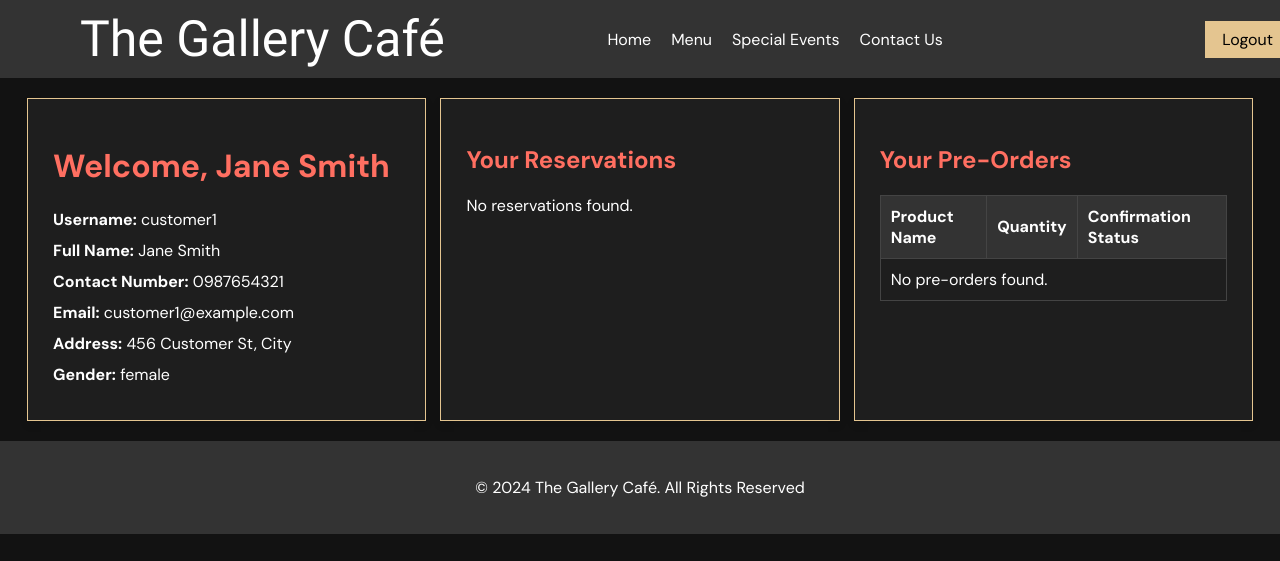
Page /profile.php (signed in) on the committed database.
### tables this page shows
CREATE TABLE `customers` (
  `id` int(11) NOT NULL,
  `username` varchar(255) NOT NULL,
  `password` varchar(255) NOT NULL,
  `full_name` varchar(255) NOT NULL,
  `contact_number` varchar(20) NOT NULL,
  `email` varchar(255) NOT NULL,
  `address` text NOT NULL,
  `gender` varchar(10) NOT NULL
);

### profile.php (the view, shortened to what this page needs)
<?php
include('admin/db_connect.php');
$customer_name = $_SESSION['username'];
$sql = "SELECT * FROM customers WHERE username = '$customer_name'";
$result = $conn->query($sql);
if ($result->num_rows > 0) {
    $user = $result->fetch_assoc();
} else {
    echo "User not found.";
    exit();
}
$sql = "SELECT * FROM reservations WHERE customer_name = '".$user['full_name']."'";
$reservation_result = $conn->query($sql);
$sql_pre_orders = "SELECT pre_orders.id, menu.name AS product_name, pre_orders.quantity, pre_orders.status
                   FROM pre_orders
                   JOIN menu ON pre_orders.product_id = menu.id
                   WHERE pre_orders.customer_name = '$customer_name'";
$result_pre_orders = mysqli_query($conn, $sql_pre_orders);
?>
<!DOCTYPE html>
<html lang="en">
<head>
</head>
<body>
<header>
        <nav class="navbar">
            <div class="logo">The Gallery Café</div>
            <ul class="nav-menu">
                <li><a href="customer_dashboard.php">Home</a></li>
                <li><a href="view_products_customer.php">Menu</a></li>
                <li><a href="special_events.php">Special Events</a></li>
                <li><a href="contact_us.php">Contact Us</a></li>
            </ul>
                <a class="logout" href="logout.php">Logout</a>
        </nav>
    </header>
    <div class="container">
        <div class="profile card">
            <h1>Welcome, <?php echo $user['full_name']; ?></h1>
            <p><strong>Username:</strong> <?php echo $user['username']; ?></p>
            <p><strong>Full Name:</strong> <?php echo $user['full_name']; ?></p>
            <p><strong>Contact Number:</strong> <?php echo $user['contact_number']; ?></p>
            <p><strong>Email:</strong> <?php echo $user['email']; ?></p>
            <p><strong>Address:</strong> <?php echo $user['address']; ?></p>
            <p><strong>Gender:</strong> <?php echo $user['gender']; ?></p>
        </div>
        <div class="reservations card">
            <h2>Your Reservations</h2>
            <?php
            if ($reservation_result->num_rows > 0) {
                while($reservation = $reservation_result->fetch_assoc()) {
                    echo "<p><strong>Reservation Date:</strong> " . $reservation['reservation_date'] . "</p>";
                    echo "<p><strong>Number of Guests:</strong> " . $reservation['number_of_guests'] . "</p>";
                    echo "<p><strong>Contact Number:</strong> " . $reservation['contact_number'] . "</p>";
                    echo "<p><strong>Status:</strong> " . $reservation['status'] . "</p>";
                    echo "<hr>";
                }
            } else {
                echo "<p>No reservations found.</p>";
            }
            ?>
        </div>
        <div class="pre-orders card">
            <h2>Your Pre-Orders</h2>
            <table>
                <tr>
                    <th>Product Name</th>
                    <th>Quantity</th>
                    <th>Confirmation Status</th>
                </tr>
                <?php
                if (mysqli_num_rows($result_pre_orders) > 0) {
                    while ($row = mysqli_fetch_assoc($result_pre_orders)) {
                        echo '<tr>';
                        echo '<td>' . $row['product_name'] . '</td>';
                        echo '<td>' . $row['quantity'] . '</td>';
                        echo '<td>' . $row['status'] . '</td>';
                        echo '</tr>';
                    }
                } else {
                    echo '<tr><td colspan="3">No pre-orders found.</td></tr>';
                }
                ?>
            </table>
        </div>
    </div>
    <footer>
    <div class="footer-bottom">
    <p class="copyright">
      © 2024 The Gallery Café. All Rights Reserved
    </p>
  </div>
</footer>
</body>
</html>

### profile.php (style rules this page uses)
body { background-color: #121212; color: #FFFFFF; font-family: 'DM Sans', sans-serif; margin: 0; padding: 0; }
header { width: 100%; background-color: #333; padding: 10px 0; }
.navbar { max-width: 1200px; width: 100%; margin: 0 auto; display: flex; justify-content: space-between; align-items: center; padding: 0 20px; }
.logo { position: relative; color: white; font-size: 50px; font-family: Italianno; font-weight: 400; top: 0px; left: 40px; }
.nav-menu { list-style: none; display: flex; gap: 20px; margin: 0; padding: 0; }
.nav-menu li { display: inline; }
.nav-menu a { color: #fff; text-decoration: none; font-size: 1em; }
.container { display: flex; justify-content: space-around; padding: 20px; }
.card { background-color: #1e1e1e; box-shadow: 0 4px 8px rgba(0, 0, 0, 0.1); padding: 25px; width: 28%; border:1px solid hsl(38, 61%, 73%); }
.card h1, .card h2 { color: #FF6F61; }
.card p, .card table { margin: 10px 0; }
.card table { width: 100%; border-collapse: collapse; }
.card table th, .card table td { border: 1px solid #444; padding: 10px; text-align: left; }
.card table th { background-color: #333; }
.card table td { background-color: #1e1e1e; }
.footer-bottom { display: flex; justify-content:center; align-items:center; padding:20px; background-color: #333; }
.logout { position: relative; left: 55px; text-decoration: none; background-color: hsl(38, 61%, 73%); padding: 8px 17px; color: black; font-size: 16px; margin: 5px; transition: background-color 0.3s ease, color 0.3s ease; }

### rows in the picture
customers: full_name "Jane Smith", username "customer1", contact_number "0987654321", email "customer1@example.com", address "456 Customer St, City", gender "female"
